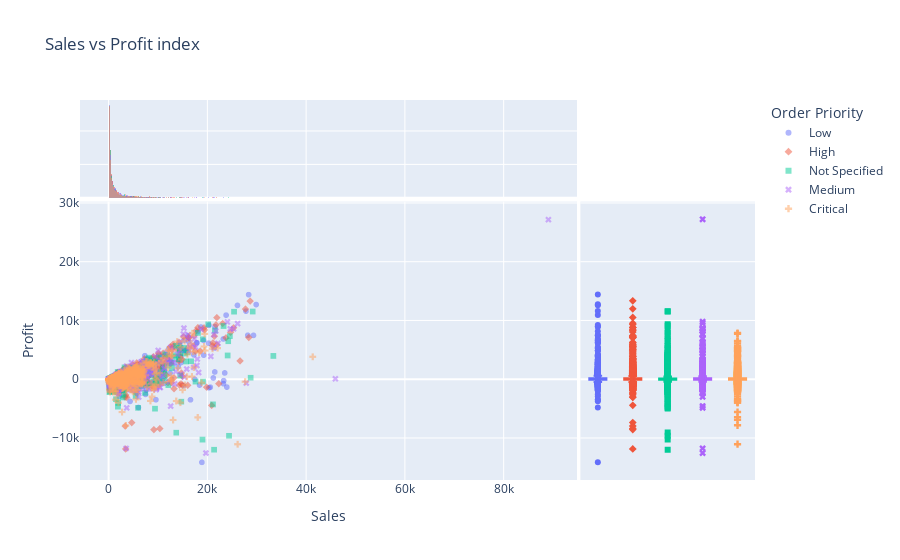

The cell this chart's notebook holds for it:
### Code cell
fig=px.scatter(
    df,
    x=df.Sales,
    y=df.Profit,
    color="Order Priority",
    title="Sales vs Profit index",
    symbol="Order Priority",
    opacity=0.5,
    marginal_x="histogram",
    marginal_y="box"
)
fig.show()

### Figure 1 — Plotly figure (JSON) as saved in the notebook; plotly's stock layout.template omitted (floating-point values rounded to 4 significant figures; data arrays with more than 128 entries replaced by an {"elided": "..."} marker saying what was removed)
{"data": [{"hovertemplate": "Order Priority=Low<br>Sales=%{x}<br>Profit=%{y}<extra></extra>", "legendgroup": "Low", "marker": {"color": "#636efa", "opacity": 0.5, "symbol": "circle"}, "mode": "markers", "name": "Low", "showlegend": true, "type": "scattergl", "x": {"elided": "1720 float values"}, "xaxis": "x", "y": {"elided": "1720 float values"}, "yaxis": "y"}, {"alignmentgroup": "True", "bingroup": "x", "hovertemplate": "Order Priority=Low<br>Sales=%{x}<br>count=%{y}<extra></extra>", "legendgroup": "Low", "marker": {"color": "#636efa"}, "name": "Low", "offsetgroup": "Low", "opacity": 0.5, "showlegend": false, "type": "histogram", "x": {"elided": "1720 float values"}, "xaxis": "x3", "yaxis": "y3"}, {"alignmentgroup": "True", "hovertemplate": "Order Priority=Low<br>Profit=%{y}<extra></extra>", "legendgroup": "Low", "marker": {"color": "#636efa", "symbol": "circle"}, "name": "Low", "notched": true, "offsetgroup": "Low", "showlegend": false, "type": "box", "xaxis": "x2", "y": {"elided": "1720 float values"}, "yaxis": "y2"}, {"hovertemplate": "Order Priority=High<br>Sales=%{x}<br>Profit=%{y}<extra></extra>", "legendgroup": "High", "marker": {"color": "#EF553B", "opacity": 0.5, "symbol": "diamond"}, "mode": "markers", "name": "High", "showlegend": true, "type": "scattergl", "x": {"elided": "1768 float values"}, "xaxis": "x", "y": {"elided": "1768 float values"}, "yaxis": "y"}, {"alignmentgroup": "True", "bingroup": "x", "hovertemplate": "Order Priority=High<br>Sales=%{x}<br>count=%{y}<extra></extra>", "legendgroup": "High", "marker": {"color": "#EF553B"}, "name": "High", "offsetgroup": "High", "opacity": 0.5, "showlegend": false, "type": "histogram", "x": {"elided": "1768 float values"}, "xaxis": "x3", "yaxis": "y3"}, {"alignmentgroup": "True", "hovertemplate": "Order Priority=High<br>Profit=%{y}<extra></extra>", "legendgroup": "High", "marker": {"color": "#EF553B", "symbol": "diamond"}, "name": "High", "notched": true, "offsetgroup": "High", "showlegend": false, "type": "box", "xaxis": "x2", "y": {"elided": "1768 float values"}, "yaxis": "y2"}, {"hovertemplate": "Order Priority=Not Specified<br>Sales=%{x}<br>Profit=%{y}<extra></extra>", "legendgroup": "Not Specified", "marker": {"color": "#00cc96", "opacity": 0.5, "symbol": "square"}, "mode": "markers", "name": "Not Specified", "showlegend": true, "type": "scattergl", "x": {"elided": "1672 float values"}, "xaxis": "x", "y": {"elided": "1672 float values"}, "yaxis": "y"}, {"alignmentgroup": "True", "bingroup": "x", "hovertemplate": "Order Priority=Not Specified<br>Sales=%{x}<br>count=%{y}<extra></extra>", "legendgroup": "Not Specified", "marker": {"color": "#00cc96"}, "name": "Not Specified", "offsetgroup": "Not Specified", "opacity": 0.5, "showlegend": false, "type": "histogram", "x": {"elided": "1672 float values"}, "xaxis": "x3", "yaxis": "y3"}, {"alignmentgroup": "True", "hovertemplate": "Order Priority=Not Specified<br>Profit=%{y}<extra></extra>", "legendgroup": "Not Specified", "marker": {"color": "#00cc96", "symbol": "square"}, "name": "Not Specified", "notched": true, "offsetgroup": "Not Specified", "showlegend": false, "type": "box", "xaxis": "x2", "y": {"elided": "1672 float values"}, "yaxis": "y2"}, {"hovertemplate": "Order Priority=Medium<br>Sales=%{x}<br>Profit=%{y}<extra></extra>", "legendgroup": "Medium", "marker": {"color": "#ab63fa", "opacity": 0.5, "symbol": "x"}, "mode": "markers", "name": "Medium", "showlegend": true, "type": "scattergl", "x": {"elided": "1631 float values"}, "xaxis": "x", "y": {"elided": "1631 float values"}, "yaxis": "y"}, {"alignmentgroup": "True", "bingroup": "x", "hovertemplate": "Order Priority=Medium<br>Sales=%{x}<br>count=%{y}<extra></extra>", "legendgroup": "Medium", "marker": {"color": "#ab63fa"}, "name": "Medium", "offsetgroup": "Medium", "opacity": 0.5, "showlegend": false, "type": "histogram", "x": {"elided": "1631 float values"}, "xaxis": "x3", "yaxis": "y3"}, {"alignmentgroup": "True", "hovertemplate": "Order Priority=Medium<br>Profit=%{y}<extra></extra>", "legendgroup": "Medium", "marker": {"color": "#ab63fa", "symbol": "x"}, "name": "Medium", "notched": true, "offsetgroup": "Medium", "showlegend": false, "type": "box", "xaxis": "x2", "y": {"elided": "1631 float values"}, "yaxis": "y2"}, {"hovertemplate": "Order Priority=Critical<br>Sales=%{x}<br>Profit=%{y}<extra></extra>", "legendgroup": "Critical", "marker": {"color": "#FFA15A", "opacity": 0.5, "symbol": "cross"}, "mode": "markers", "name": "Critical", "showlegend": true, "type": "scattergl", "x": {"elided": "1608 float values"}, "xaxis": "x", "y": {"elided": "1608 float values"}, "yaxis": "y"}, {"alignmentgroup": "True", "bingroup": "x", "hovertemplate": "Order Priority=Critical<br>Sales=%{x}<br>count=%{y}<extra></extra>", "legendgroup": "Critical", "marker": {"color": "#FFA15A"}, "name": "Critical", "offsetgroup": "Critical", "opacity": 0.5, "showlegend": false, "type": "histogram", "x": {"elided": "1608 float values"}, "xaxis": "x3", "yaxis": "y3"}, {"alignmentgroup": "True", "hovertemplate": "Order Priority=Critical<br>Profit=%{y}<extra></extra>", "legendgroup": "Critical", "marker": {"color": "#FFA15A", "symbol": "cross"}, "name": "Critical", "notched": true, "offsetgroup": "Critical", "showlegend": false, "type": "box", "xaxis": "x2", "y": {"elided": "1608 float values"}, "yaxis": "y2"}], "layout": {"barmode": "overlay", "legend": {"title": {"text": "Order Priority"}, "tracegroupgap": 0}, "title": {"text": "Sales vs Profit index"}, "xaxis": {"anchor": "y", "domain": [0, 0.7363], "title": {"text": "Sales"}}, "xaxis2": {"anchor": "y2", "domain": [0.7413, 1], "matches": "x2", "showgrid": false, "showline": false, "showticklabels": false, "ticks": ""}, "xaxis3": {"anchor": "y3", "domain": [0, 0.7363], "matches": "x", "showgrid": true, "showticklabels": false}, "xaxis4": {"anchor": "y4", "domain": [0.7413, 1], "matches": "x2", "showgrid": false, "showline": false, "showticklabels": false, "ticks": ""}, "yaxis": {"anchor": "x", "domain": [0, 0.7326], "title": {"text": "Profit"}}, "yaxis2": {"anchor": "x2", "domain": [0, 0.7326], "matches": "y", "showgrid": true, "showticklabels": false}, "yaxis3": {"anchor": "x3", "domain": [0.7426, 1], "matches": "y3", "showgrid": true, "showline": false, "showticklabels": false, "ticks": ""}, "yaxis4": {"anchor": "x4", "domain": [0.7426, 1], "matches": "y3", "showgrid": true, "showline": false, "showticklabels": false, "ticks": ""}}}
